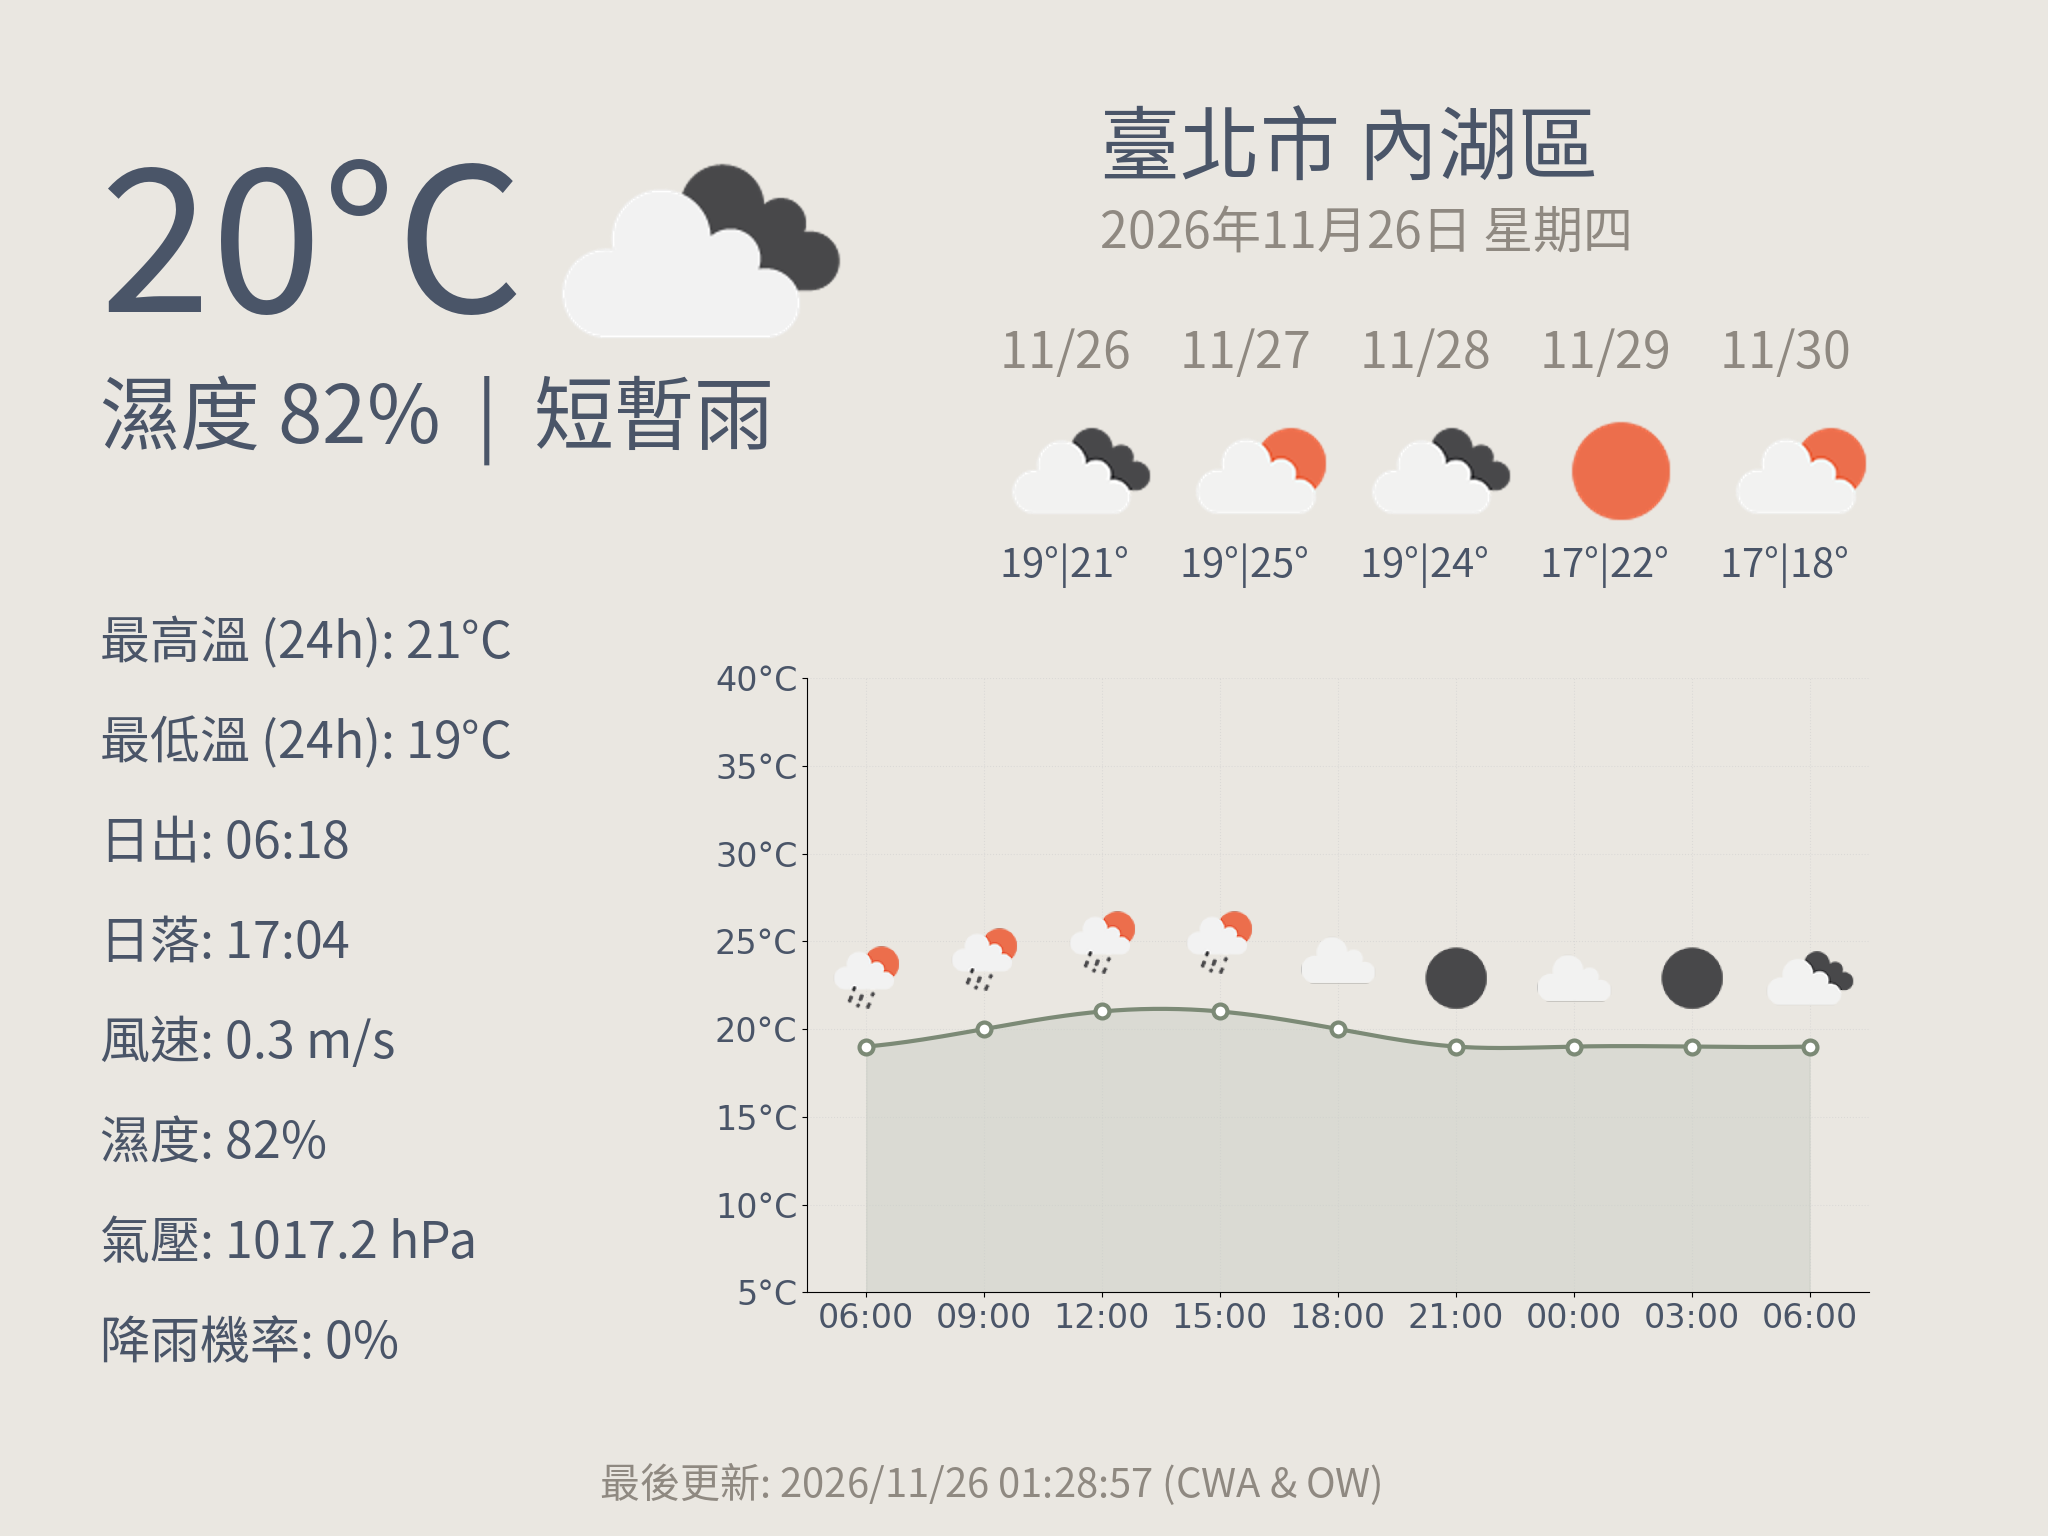

Reproduce this figure in Python.
import os
import requests
from PIL import Image, ImageDraw, ImageFont
from datetime import datetime, timedelta
import urllib.request
import io
import matplotlib
matplotlib.use('Agg')
import matplotlib.pyplot as plt
import numpy as np
from scipy.interpolate import make_interp_spline
from matplotlib.ticker import FuncFormatter
from matplotlib.offsetbox import OffsetImage, AnnotationBbox

# 設定 API Keys
CWA_API_KEY = os.environ.get("CWA_API_KEY")
OPENWEATHER_API_KEY = os.environ.get("OPENWEATHER_API_KEY") 

CITY_NAME = "臺北市" 
DISTRICT_NAME = "內湖區"
OW_CITY = "Taipei, TW" 

# 莫蘭迪配色定義
COLOR_BG = '#EAE7E1'      
COLOR_PRIMARY = '#4A5568'   
COLOR_SECONDARY = '#8F8981' 
COLOR_CHART_LINE = '#7C8A76' 
COLOR_CHART_FILL = '#B4BCB1' 

def get_cwa_icon(weather_code):
    return None

def get_icon(icon_code, size=2):
    """從 OpenWeather 下載天氣圖示"""
    url = f"http://openweathermap.org/img/wn/{icon_code}@{size}x.png"
    try:
        response = requests.get(url)
        return Image.open(io.BytesIO(response.content)).convert("RGBA")
    except:
        return None

def update_weather():
    font_path = "font.otf"
    if not os.path.exists(font_path):
        font_url = "https://github.com/googlefonts/noto-cjk/raw/main/Sans/OTF/TraditionalChinese/NotoSansCJKtc-Regular.otf"
        urllib.request.urlretrieve(font_url, font_path)

    font_huge = ImageFont.truetype(font_path, 200)
    font_large = ImageFont.truetype(font_path, 80)
    font_medium = ImageFont.truetype(font_path, 50)
    font_small = ImageFont.truetype(font_path, 40)

    img = Image.new('RGB', (2048, 1536), color=COLOR_BG)
    draw = ImageDraw.Draw(img)

    # 1. 抓取當前天氣與預報 (CWA 氣象署)
    obs_url = "https://opendata.cwa.gov.tw/api/v1/rest/datastore/O-A0003-001"
    obs_params = {"Authorization": CWA_API_KEY, "StationId": "466920", "format": "JSON"}
    
    fc_url = "https://opendata.cwa.gov.tw/api/v1/rest/datastore/F-D0047-061"
    fc_params = {"Authorization": CWA_API_KEY, "format": "JSON"}
    
    try:
        obs_data = requests.get(obs_url, params=obs_params).json()
        we = obs_data['records']['Station'][0].get('WeatherElement', {})
        temp = round(float(we.get('AirTemperature', 0)))
        humidity = we.get('RelativeHumidity', 0)
        wind = we.get('WindSpeed', 0)
        pressure = we.get('AirPressure', 0)

        fc_data = requests.get(fc_url, params=fc_params).json()
        locations_list = fc_data['records']['Locations'][0]['Location']
        fc_res = next((loc for loc in locations_list if loc.get('LocationName') == DISTRICT_NAME), locations_list[0])
        elements = fc_res.get('WeatherElement', [])
    except Exception as e:
        print(f"CWA 資料抓取失敗: {e}")
        return

    # 2. 抓取圖示與日出日落 (OpenWeather)
    ow_icons = {}
    cur_icon_code = None
    sunrise, sunset = "00:00", "00:00"
    try:
        # 當前天氣
        ow_cur_url = f"http://api.openweathermap.org/data/2.5/weather?q={OW_CITY}&appid={OPENWEATHER_API_KEY}"
        ow_cur = requests.get(ow_cur_url).json()
        tz_offset = timedelta(seconds=ow_cur['timezone'])
        sunrise = (datetime.utcfromtimestamp(ow_cur['sys']['sunrise']) + tz_offset).strftime('%H:%M')
        sunset = (datetime.utcfromtimestamp(ow_cur['sys']['sunset']) + tz_offset).strftime('%H:%M')
        cur_icon_code = ow_cur['weather'][0]['icon']

        # 預報天氣 (取未來五天圖示)
        ow_fc_url = f"http://api.openweathermap.org/data/2.5/forecast?q={OW_CITY}&appid={OPENWEATHER_API_KEY}"
        ow_fc = requests.get(ow_fc_url).json()
        
        for item in ow_fc['list']:
            dt = datetime.utcfromtimestamp(item['dt']) + tz_offset
            d_str = dt.strftime('%m/%d')
            icon = item['weather'][0]['icon']
            if d_str not in ow_icons:
                ow_icons[d_str] = icon
            elif 'd' in icon and 'n' in ow_icons[d_str]: 
                ow_icons[d_str] = icon
    except Exception as e:
        print(f"OpenWeather 資料抓取失敗: {e}")

    # 3. 解析 CWA 預報資料
    def find_weather_element(element_list, target_names):
        for e in element_list:
            if e.get('ElementName', e.get('elementName')) in target_names:
                return e.get('Time', e.get('time', []))
        return []

    temp_list = find_weather_element(elements, ['T', '溫度', 'Temperature', 'MaxT'])
    desc_list = find_weather_element(elements, ['Wx', '天氣現象', 'WeatherCondition'])
    pop_list = find_weather_element(elements, ['PoP12h', '12小時降雨機率', 'PoP6h', 'PoP', '降雨機率'])

    if not temp_list or not desc_list: return
    
    current_desc = "未知"
    val_list_desc = desc_list[0].get('ElementValue', desc_list[0].get('elementValue', []))
    if val_list_desc:
        current_desc = val_list_desc[0].get('Weather', val_list_desc[0].get('value', '未知'))
    
    pop_value = "0"
    if pop_list:
        val_list_pop = pop_list[0].get('ElementValue', pop_list[0].get('elementValue', []))
        if val_list_pop:
            pop_value = val_list_pop[0].get('ProbabilityOfPrecipitation', val_list_pop[0].get('value', '0'))
            if not str(pop_value).strip(): pop_value = "0"
    
    local_time = datetime.now()
    weekdays = ["星期日", "星期一", "星期二", "星期三", "星期四", "星期五", "星期六"]
    date_display = f"{local_time.strftime('%Y年%m月%d日')} {weekdays[int(local_time.strftime('%w'))]}"

    # 整理每日最高最低溫資料 (供五天預報使用)
    daily_data = {}
    for item in temp_list:
        dt_str = item.get('DataTime', item.get('StartTime'))
        if not dt_str: continue
        d_str = datetime.fromisoformat(dt_str).strftime('%m/%d')
        val_list = item.get('ElementValue', item.get('elementValue', []))
        val = val_list[0].get('Temperature', val_list[0].get('value')) if val_list else None
        if val is not None:
            if d_str not in daily_data: daily_data[d_str] = []
            daily_data[d_str].append(int(val))

    # 4. 繪製區塊
    
    # Header 當前天氣與圖示
    draw.text((100, 80), f"{temp}°C", fill=COLOR_PRIMARY, font=font_huge)
    draw.text((100, 350), f"濕度 {humidity}%  |  {current_desc}", fill=COLOR_PRIMARY, font=font_large)
    draw.text((1100, 80), f"{CITY_NAME} {DISTRICT_NAME}", fill=COLOR_PRIMARY, font=font_large)
    draw.text((1100, 190), date_display, fill=COLOR_SECONDARY, font=font_medium)

    if cur_icon_code:
        icon_img = get_icon(cur_icon_code, size=4)
        if icon_img:
            icon_img = icon_img.resize((400, 400))
            img.paste(icon_img, (500, 50), icon_img) 

    # 五天預報 含圖示
    x_offset = 1000
    count = 0
    for d_str, temps in daily_data.items():
        if count >= 5: break
        if not temps: continue
        
        low = min(temps)
        high = max(temps)
        
        draw.text((x_offset, 310), d_str, fill=COLOR_SECONDARY, font=font_medium)
        
        # 貼上 OpenWeather 預報圖示
        f_icon_code = ow_icons.get(d_str)
        if f_icon_code:
            f_icon = get_icon(f_icon_code, size=2)
            if f_icon:
                f_icon = f_icon.resize((200, 200))
                img.paste(f_icon, (x_offset - 20, 370), f_icon)
                
        draw.text((x_offset, 530), f"{low}°|{high}°", fill=COLOR_PRIMARY, font=font_small)
        x_offset += 180
        count += 1

    # 左下詳細指標
    # 計算未來 24 小時內的最高與最低溫
    temps_24h = []
    for item in temp_list[:8]:
        val_list = item.get('ElementValue', item.get('elementValue', []))
        if val_list:
            temp_val = val_list[0].get('Temperature', val_list[0].get('value'))
            if temp_val is not None:
                try:
                    temps_24h.append(int(temp_val))
                except ValueError:
                    pass
                    
    max_t_24h = max(temps_24h) if temps_24h else temp
    min_t_24h = min(temps_24h) if temps_24h else temp

    details = [
        f"最高溫 (24h): {max_t_24h}°C", 
        f"最低溫 (24h): {min_t_24h}°C",
        f"日出: {sunrise}", 
        f"日落: {sunset}",
        f"風速: {wind} m/s", 
        f"濕度: {humidity}%",
        f"氣壓: {pressure} hPa", 
        f"降雨機率: {pop_value}%"
    ]
    y_offset = 600
    for text in details:
        draw.text((100, y_offset), text, fill=COLOR_PRIMARY, font=font_medium)
        y_offset += 100

    # 右下趨勢圖 27小時預報
    # 建立時間與天氣現象的對應字典
    wx_dict = {}
    for item in desc_list:
        dt_str = item.get('DataTime', item.get('StartTime'))
        if not dt_str: continue
        val_list = item.get('ElementValue', item.get('elementValue', []))
        if val_list:
            wx_val = val_list[0].get('Weather', val_list[0].get('value', ''))
            wx_dict[dt_str] = wx_val

    chart_times = []
    chart_temps = []
    chart_icons = []
    last_dt = None

    for item in temp_list:
        dt_str = item.get('DataTime', item.get('StartTime'))
        if not dt_str: continue
        dt = datetime.fromisoformat(dt_str)
        
        # 若為第一筆，或與上一筆時間相差大於等於 3 小時 (10800 秒) 才紀錄
        if last_dt is None or (dt - last_dt).total_seconds() >= 10800:
            val_list_temp = item.get('ElementValue', item.get('elementValue', []))
            temp_val = val_list_temp[0].get('Temperature', val_list_temp[0].get('value', '0')) if val_list_temp else '0'
            try:
                chart_temps.append(float(temp_val))
                chart_times.append(dt.strftime('%H:%M'))
                
                # 判斷日夜與天氣代碼
                wx_full = wx_dict.get(dt_str, "")
                is_day = 6 <= dt.hour < 18
                suffix = 'd' if is_day else 'n'
                
                if "雷" in wx_full: i_code = "11" + suffix
                elif "雨" in wx_full: i_code = "10" + suffix
                elif "晴" in wx_full and "雲" in wx_full: i_code = "02" + suffix
                elif "晴" in wx_full: i_code = "01" + suffix
                elif "多雲" in wx_full: i_code = "03" + suffix
                elif "陰" in wx_full or "雲" in wx_full: i_code = "04" + suffix
                else: i_code = "02" + suffix
                
                chart_icons.append(i_code)
                last_dt = dt
            except ValueError:
                continue
                
        # 抓滿 9 筆 共 27 小時 即可停止
        if len(chart_times) >= 9:
            break

    if chart_temps:
        plt.figure(figsize=(12, 7), dpi=100)
        x_indices = np.arange(len(chart_times))
        x_smooth = np.linspace(x_indices.min(), x_indices.max(), 300)
        spline = make_interp_spline(x_indices, chart_temps, k=3)
        y_smooth = spline(x_smooth)

        plt.plot(x_smooth, y_smooth, color=COLOR_CHART_LINE, linewidth=3, zorder=2)
        plt.scatter(x_indices, chart_temps, s=100, color='white', edgecolors=COLOR_CHART_LINE, linewidths=3, zorder=3)
        plt.fill_between(x_smooth, y_smooth, 5, color=COLOR_CHART_FILL, alpha=0.3, zorder=1)
        
        plt.grid(axis='both', linestyle=':', alpha=0.5, color='#CCCCCC')
        
        plt.ylim(5, 40)
        plt.yticks(np.arange(5, 45, 5), fontsize=24, color=COLOR_PRIMARY)
        plt.gca().yaxis.set_major_formatter(FuncFormatter(lambda y, _: f"{int(y)}°C"))
        
        plt.xticks(ticks=x_indices, labels=chart_times, fontsize=24, color=COLOR_PRIMARY)
        plt.xlim(-0.5, len(chart_times) - 0.5)
        
        ax = plt.gca()
        
        # 繪製天氣圖示
        for x, y, i_code in zip(x_indices, chart_temps, chart_icons):
            pil_img = get_icon(i_code, size=2)
            if pil_img:
                arr_img = np.array(pil_img)
                # 使用 zoom 縮放圖示比例
                imagebox = OffsetImage(arr_img, zoom=0.9) 
                ab = AnnotationBbox(imagebox, (x, y),
                                    xybox=(0, 25), # 向上偏移避免蓋住資料點
                                    xycoords='data',
                                    boxcoords="offset points",
                                    frameon=False)
                ax.add_artist(ab)
        
        for spine in ['top', 'right']: ax.spines[spine].set_visible(False)
        plt.tight_layout()
        buf = io.BytesIO()
        plt.savefig(buf, format='png', transparent=True)
        buf.seek(0)
        chart_img = Image.open(buf).convert("RGBA")
        img.paste(chart_img, (700, 650), chart_img)
        plt.close()

    # Footer
    update_str = local_time.strftime('%Y/%m/%d %H:%M:%S')
    draw.text((600, 1450), f"最後更新: {update_str} (CWA & OW)", fill=COLOR_SECONDARY, font=font_small)

    img.save('weather.png')
    print("圖片已成功存檔並更新！")

if __name__ == "__main__":
    update_weather()
